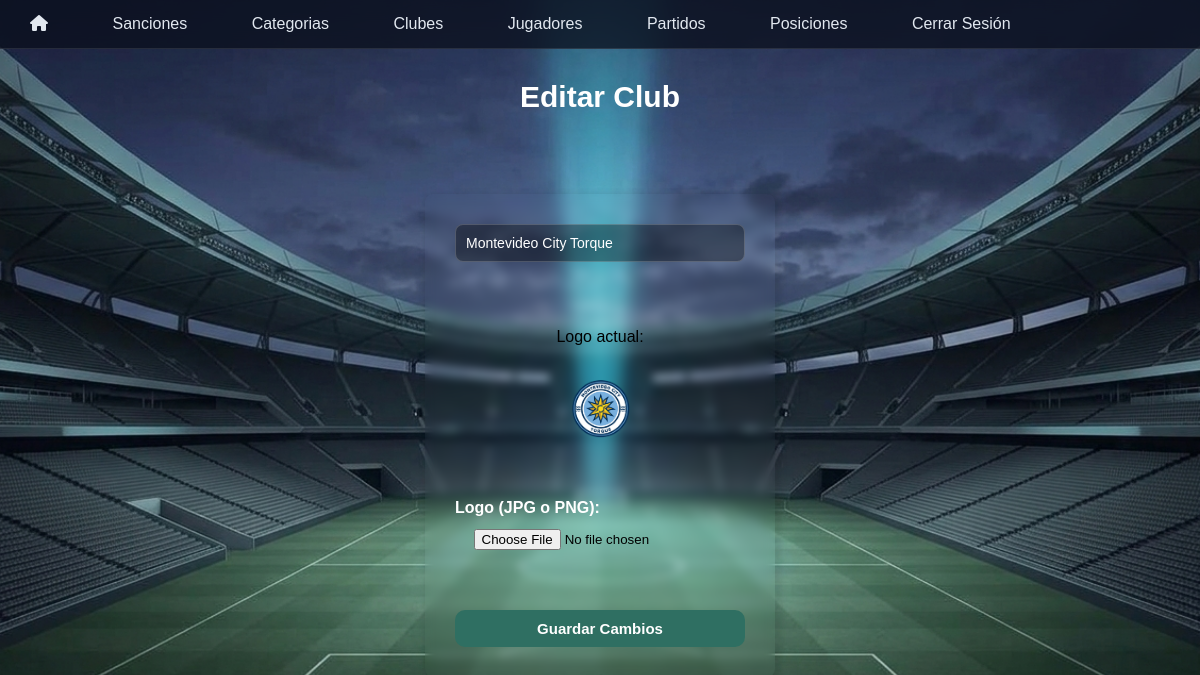
The page /clubes/editarClub.php?id=18 (signed in) on the database its author committed.
### tables this page shows
CREATE TABLE `club` (
  `id` int(11) NOT NULL,
  `nombre` varchar(100) NOT NULL,
  `logo` varchar(255) DEFAULT NULL,
  `activo` tinyint(1) NOT NULL DEFAULT 1,
  `password` varchar(255) NOT NULL
);

### clubes/editarClub.php (the view, shortened to what this page needs)
<?php
require "../conexion.php";
$club = null;
if (isset($_GET["id"])) {
    $id = (int) $_GET["id"];
    $resultado = mysqli_query($conn, "SELECT * FROM club WHERE id = $id");
    $club = mysqli_fetch_assoc($resultado);
}
?>
<!DOCTYPE html>
<html lang="es">
<head>
    <link rel="stylesheet" href="clubes.css">
</head>
<body>
    <header>
        <?php include '../nav/nav.php'; ?>
    </header>
    <?php if ($club): ?>
    <h1 class="tituloClubes">Editar Club</h1>
    <div class="Casilla">
        <form action="editarClub.php" method="post" enctype="multipart/form-data">
            <input type="text" id="nombreClub" name="nombreClub" required class="nombreClub" value="<?= htmlspecialchars($club['nombre']) ?>">
            <br><br>
            <?php if ($club["logo"]): ?>
                <p>Logo actual:</p>
                <img src="logos/<?= htmlspecialchars($club['logo']) ?>" alt="logo" width="80">
                <br><br>
            <?php endif; ?>
            <label for="logo">Logo (JPG o PNG):</label>
            <input type="file" id="logo" name="logo" accept="image/png, image/jpeg">
            <br><br>
            <input type="submit" value="Guardar Cambios" class="Agregar">
        </form>
    </div>
    <?php endif; ?>
</body>
</html>

### clubes/clubes.css (style rules this page uses)
body { margin:0; background-image: url("../imagenes/BG.png"); background-size:cover; background-position:center; background-attachment:fixed; font-family:Arial, Helvetica, sans-serif; }
header { height:50px; }
form { display:flex; flex-direction:column; align-items:center; width:350px; box-sizing:border-box; margin:80px auto 0; padding:30px; border-radius:8px; box-shadow:3px 3px 6px 3px rgba(0,0,0,0.1); backdrop-filter:blur(5px); gap:7px; }
form input[type="text"], form input[type="date"], form input[type="number"], form input[type="password"], form select { width:100%; box-sizing:border-box; padding:10px; border:1px solid rgba(255, 255, 255, 0.18); color: white; border-radius:8px; background:rgba(0, 0, 0, 0.35); font-size:14px; outline:none; transition:.3s; display: block; box-sizing: border-box; }
form input[type="submit"] { width:100%; padding:10px; margin-top:10px; border:none; border-radius:10px; background:#2F6F62; color:white; font-size:15px; font-weight:bold; cursor:pointer; transition:.3s; }
form label { align-self:flex-start; font-weight:bold; color: #FFFF; margin-bottom: 5px; }
.tituloClubes { text-align: center; font-size: 30px; font-weight: bold; color: #FFFF; margin-top: 30px; }

### rows shown on the page
club: nombreClub "Montevideo City Torque", logo (picture)
